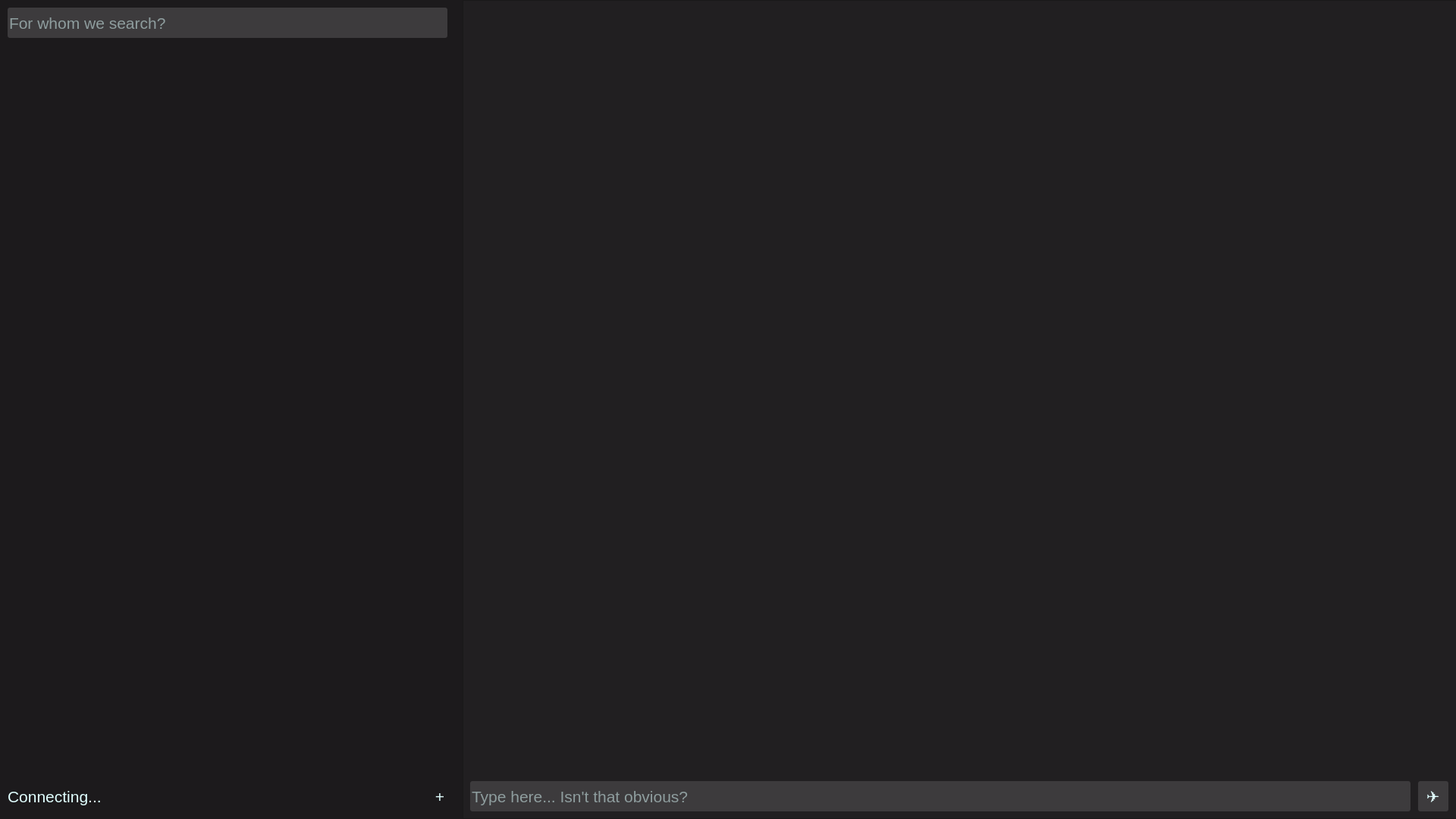
<?xml version="1.0" encoding="UTF-8"?>
<ui version="4.0">
 <class>MainWindow</class>
 <widget class="QMainWindow" name="MainWindow">
  <property name="geometry">
   <rect>
    <x>0</x>
    <y>0</y>
    <width>1920</width>
    <height>1080</height>
   </rect>
  </property>
  <property name="sizePolicy">
   <sizepolicy hsizetype="Preferred" vsizetype="Preferred">
    <horstretch>0</horstretch>
    <verstretch>0</verstretch>
   </sizepolicy>
  </property>
  <property name="font">
   <font>
    <pointsize>16</pointsize>
    <stylestrategy>PreferDefault</stylestrategy>
   </font>
  </property>
  <property name="contextMenuPolicy">
   <enum>Qt::NoContextMenu</enum>
  </property>
  <property name="windowTitle">
   <string>Jessenger</string>
  </property>
  <property name="styleSheet">
   <string notr="true">background-color: rgb(28, 26, 28);
color: rgb(224, 255, 255);</string>
  </property>
  <property name="documentMode">
   <bool>false</bool>
  </property>
  <property name="tabShape">
   <enum>QTabWidget::Rounded</enum>
  </property>
  <property name="unifiedTitleAndToolBarOnMac">
   <bool>false</bool>
  </property>
  <widget class="QWidget" name="centralwidget">
   <widget class="QStackedWidget" name="stackedWidget">
    <property name="geometry">
     <rect>
      <x>0</x>
      <y>0</y>
      <width>1920</width>
      <height>1080</height>
     </rect>
    </property>
    <property name="currentIndex">
     <number>3</number>
    </property>
    <widget class="QWidget" name="signPage">
     <widget class="QFrame" name="signWrap">
      <property name="geometry">
       <rect>
        <x>835</x>
        <y>435</y>
        <width>330</width>
        <height>180</height>
       </rect>
      </property>
      <property name="font">
       <font>
        <pointsize>9</pointsize>
        <stylestrategy>PreferDefault</stylestrategy>
       </font>
      </property>
      <property name="styleSheet">
       <string notr="true">background-color: rgb(43, 41, 43);
border-radius: 3px;</string>
      </property>
      <property name="frameShape">
       <enum>QFrame::StyledPanel</enum>
      </property>
      <property name="frameShadow">
       <enum>QFrame::Raised</enum>
      </property>
      <widget class="QLabel" name="signLabel">
       <property name="geometry">
        <rect>
         <x>0</x>
         <y>10</y>
         <width>330</width>
         <height>40</height>
        </rect>
       </property>
       <property name="font">
        <font>
         <pointsize>16</pointsize>
        </font>
       </property>
       <property name="text">
        <string>Hey! There's time to sign...</string>
       </property>
       <property name="alignment">
        <set>Qt::AlignCenter</set>
       </property>
      </widget>
      <widget class="QPushButton" name="goToSignInButton">
       <property name="geometry">
        <rect>
         <x>25</x>
         <y>60</y>
         <width>280</width>
         <height>50</height>
        </rect>
       </property>
       <property name="font">
        <font>
         <pointsize>16</pointsize>
        </font>
       </property>
       <property name="styleSheet">
        <string notr="true">background-color: rgb(61, 59, 61);
border-radius: 3px;
</string>
       </property>
       <property name="text">
        <string>in</string>
       </property>
      </widget>
      <widget class="QPushButton" name="goToSignUpButton">
       <property name="geometry">
        <rect>
         <x>25</x>
         <y>120</y>
         <width>280</width>
         <height>50</height>
        </rect>
       </property>
       <property name="font">
        <font>
         <pointsize>16</pointsize>
        </font>
       </property>
       <property name="styleSheet">
        <string notr="true">background-color: rgb(61, 59, 61);
border-radius: 3px;
</string>
       </property>
       <property name="text">
        <string>up</string>
       </property>
      </widget>
     </widget>
    </widget>
    <widget class="QWidget" name="signInFormPage">
     <widget class="QFrame" name="signInFormWrap">
      <property name="geometry">
       <rect>
        <x>810</x>
        <y>435</y>
        <width>300</width>
        <height>210</height>
       </rect>
      </property>
      <property name="font">
       <font>
        <pointsize>9</pointsize>
        <stylestrategy>PreferDefault</stylestrategy>
       </font>
      </property>
      <property name="styleSheet">
       <string notr="true">background-color: rgb(43, 41, 43);
border-radius: 3px;</string>
      </property>
      <property name="frameShape">
       <enum>QFrame::StyledPanel</enum>
      </property>
      <property name="frameShadow">
       <enum>QFrame::Raised</enum>
      </property>
      <widget class="QLabel" name="signInWelcomeLabel">
       <property name="geometry">
        <rect>
         <x>0</x>
         <y>10</y>
         <width>300</width>
         <height>40</height>
        </rect>
       </property>
       <property name="font">
        <font>
         <pointsize>16</pointsize>
        </font>
       </property>
       <property name="text">
        <string>Glad to see you again!</string>
       </property>
       <property name="alignment">
        <set>Qt::AlignCenter</set>
       </property>
      </widget>
      <widget class="QLineEdit" name="signInEmailLineEdit">
       <property name="geometry">
        <rect>
         <x>20</x>
         <y>60</y>
         <width>260</width>
         <height>40</height>
        </rect>
       </property>
       <property name="font">
        <font>
         <pointsize>16</pointsize>
        </font>
       </property>
       <property name="styleSheet">
        <string notr="true">background-color: rgb(61, 59, 61);</string>
       </property>
       <property name="text">
        <string/>
       </property>
       <property name="placeholderText">
        <string>E-mail</string>
       </property>
      </widget>
      <widget class="QLineEdit" name="signInPasswordLineEdit">
       <property name="geometry">
        <rect>
         <x>20</x>
         <y>110</y>
         <width>260</width>
         <height>40</height>
        </rect>
       </property>
       <property name="font">
        <font>
         <pointsize>16</pointsize>
        </font>
       </property>
       <property name="styleSheet">
        <string notr="true">background-color: rgb(61, 59, 61);</string>
       </property>
       <property name="inputMask">
        <string/>
       </property>
       <property name="text">
        <string/>
       </property>
       <property name="placeholderText">
        <string notr="true">Password</string>
       </property>
      </widget>
      <widget class="QPushButton" name="signInButton">
       <property name="geometry">
        <rect>
         <x>20</x>
         <y>160</y>
         <width>260</width>
         <height>40</height>
        </rect>
       </property>
       <property name="font">
        <font>
         <pointsize>16</pointsize>
        </font>
       </property>
       <property name="styleSheet">
        <string notr="true">background-color: rgb(71, 69, 71);
border-radius: 3px;
</string>
       </property>
       <property name="text">
        <string>Sign in</string>
       </property>
      </widget>
      <widget class="QLabel" name="signInWarning">
       <property name="geometry">
        <rect>
         <x>0</x>
         <y>210</y>
         <width>300</width>
         <height>200</height>
        </rect>
       </property>
       <property name="font">
        <font>
         <pointsize>16</pointsize>
        </font>
       </property>
       <property name="styleSheet">
        <string notr="true">color: rgb(170, 0, 0);</string>
       </property>
       <property name="text">
        <string/>
       </property>
       <property name="alignment">
        <set>Qt::AlignHCenter|Qt::AlignTop</set>
       </property>
       <property name="wordWrap">
        <bool>true</bool>
       </property>
      </widget>
     </widget>
     <widget class="QLabel" name="signInWaitingLabel">
      <property name="geometry">
       <rect>
        <x>860</x>
        <y>230</y>
        <width>200</width>
        <height>200</height>
       </rect>
      </property>
      <property name="text">
       <string/>
      </property>
      <property name="alignment">
       <set>Qt::AlignCenter</set>
      </property>
     </widget>
     <widget class="QPushButton" name="fromSignInToSignUpButton">
      <property name="geometry">
       <rect>
        <x>795</x>
        <y>10</y>
        <width>330</width>
        <height>40</height>
       </rect>
      </property>
      <property name="font">
       <font>
        <pointsize>16</pointsize>
       </font>
      </property>
      <property name="styleSheet">
       <string notr="true">background-color: rgb(28, 26, 28);
border: none;</string>
      </property>
      <property name="text">
       <string>Don't have an account yet?</string>
      </property>
     </widget>
    </widget>
    <widget class="QWidget" name="signUpFormPage">
     <widget class="QFrame" name="signUpFormWrap">
      <property name="geometry">
       <rect>
        <x>810</x>
        <y>410</y>
        <width>300</width>
        <height>260</height>
       </rect>
      </property>
      <property name="font">
       <font>
        <pointsize>9</pointsize>
        <stylestrategy>PreferDefault</stylestrategy>
       </font>
      </property>
      <property name="styleSheet">
       <string notr="true">background-color: rgb(43, 41, 43);
border-radius: 3px;</string>
      </property>
      <property name="frameShape">
       <enum>QFrame::StyledPanel</enum>
      </property>
      <property name="frameShadow">
       <enum>QFrame::Raised</enum>
      </property>
      <widget class="QLabel" name="signUpWelcomeLabel">
       <property name="geometry">
        <rect>
         <x>0</x>
         <y>10</y>
         <width>300</width>
         <height>40</height>
        </rect>
       </property>
       <property name="font">
        <font>
         <pointsize>16</pointsize>
        </font>
       </property>
       <property name="text">
        <string>Let's get acquainted!</string>
       </property>
       <property name="alignment">
        <set>Qt::AlignCenter</set>
       </property>
      </widget>
      <widget class="QLineEdit" name="signUpEmailLineEdit">
       <property name="geometry">
        <rect>
         <x>20</x>
         <y>110</y>
         <width>260</width>
         <height>40</height>
        </rect>
       </property>
       <property name="font">
        <font>
         <pointsize>16</pointsize>
        </font>
       </property>
       <property name="styleSheet">
        <string notr="true">background-color: rgb(61, 59, 61);</string>
       </property>
       <property name="text">
        <string/>
       </property>
       <property name="placeholderText">
        <string>E-mail</string>
       </property>
      </widget>
      <widget class="QLineEdit" name="signUpPasswordLineEdit">
       <property name="geometry">
        <rect>
         <x>20</x>
         <y>160</y>
         <width>260</width>
         <height>40</height>
        </rect>
       </property>
       <property name="font">
        <font>
         <pointsize>16</pointsize>
        </font>
       </property>
       <property name="styleSheet">
        <string notr="true">background-color: rgb(61, 59, 61);</string>
       </property>
       <property name="text">
        <string/>
       </property>
       <property name="placeholderText">
        <string>Password</string>
       </property>
      </widget>
      <widget class="QLineEdit" name="signUpUsernameLineEdit">
       <property name="geometry">
        <rect>
         <x>20</x>
         <y>60</y>
         <width>260</width>
         <height>40</height>
        </rect>
       </property>
       <property name="font">
        <font>
         <pointsize>16</pointsize>
        </font>
       </property>
       <property name="styleSheet">
        <string notr="true">background-color: rgb(61, 59, 61);
</string>
       </property>
       <property name="text">
        <string/>
       </property>
       <property name="placeholderText">
        <string>Username</string>
       </property>
      </widget>
      <widget class="QPushButton" name="signUpButton">
       <property name="geometry">
        <rect>
         <x>20</x>
         <y>210</y>
         <width>260</width>
         <height>40</height>
        </rect>
       </property>
       <property name="font">
        <font>
         <pointsize>16</pointsize>
        </font>
       </property>
       <property name="styleSheet">
        <string notr="true">background-color: rgb(71, 69, 71);
border-radius: 3px;
</string>
       </property>
       <property name="text">
        <string>Sign up</string>
       </property>
      </widget>
      <widget class="QLabel" name="signUpWarning">
       <property name="geometry">
        <rect>
         <x>0</x>
         <y>260</y>
         <width>300</width>
         <height>200</height>
        </rect>
       </property>
       <property name="font">
        <font>
         <pointsize>16</pointsize>
        </font>
       </property>
       <property name="styleSheet">
        <string notr="true">color: rgb(170, 0, 0);</string>
       </property>
       <property name="text">
        <string/>
       </property>
       <property name="alignment">
        <set>Qt::AlignHCenter|Qt::AlignTop</set>
       </property>
       <property name="wordWrap">
        <bool>true</bool>
       </property>
      </widget>
     </widget>
     <widget class="QLabel" name="signUpWaitingLabel">
      <property name="geometry">
       <rect>
        <x>860</x>
        <y>200</y>
        <width>200</width>
        <height>200</height>
       </rect>
      </property>
      <property name="text">
       <string/>
      </property>
      <property name="alignment">
       <set>Qt::AlignCenter</set>
      </property>
     </widget>
     <widget class="QPushButton" name="fromSignUpToSignInButton">
      <property name="geometry">
       <rect>
        <x>810</x>
        <y>10</y>
        <width>300</width>
        <height>40</height>
       </rect>
      </property>
      <property name="font">
       <font>
        <pointsize>16</pointsize>
       </font>
      </property>
      <property name="styleSheet">
       <string notr="true">background-color: rgb(28, 26, 28);
border: none;</string>
      </property>
      <property name="text">
       <string>Already have an account?</string>
      </property>
     </widget>
    </widget>
    <widget class="QWidget" name="homePage">
     <widget class="QLineEdit" name="findUserLineEdit">
      <property name="geometry">
       <rect>
        <x>10</x>
        <y>10</y>
        <width>580</width>
        <height>40</height>
       </rect>
      </property>
      <property name="font">
       <font>
        <pointsize>16</pointsize>
       </font>
      </property>
      <property name="styleSheet">
       <string notr="true">background-color: rgb(61, 59, 61);
border-radius: 3px;
</string>
      </property>
      <property name="text">
       <string/>
      </property>
      <property name="placeholderText">
       <string>For whom we search?</string>
      </property>
     </widget>
     <widget class="QLabel" name="connectionStatement">
      <property name="geometry">
       <rect>
        <x>10</x>
        <y>1030</y>
        <width>540</width>
        <height>40</height>
       </rect>
      </property>
      <property name="font">
       <font>
        <pointsize>16</pointsize>
       </font>
      </property>
      <property name="styleSheet">
       <string notr="true"/>
      </property>
      <property name="text">
       <string>Connecting...</string>
      </property>
      <property name="alignment">
       <set>Qt::AlignLeading|Qt::AlignLeft|Qt::AlignVCenter</set>
      </property>
     </widget>
     <widget class="QFrame" name="workspaceFrame">
      <property name="geometry">
       <rect>
        <x>610</x>
        <y>0</y>
        <width>1700</width>
        <height>1080</height>
       </rect>
      </property>
      <property name="font">
       <font>
        <pointsize>14</pointsize>
       </font>
      </property>
      <property name="styleSheet">
       <string notr="true">background-color: rgb(33, 31, 33);</string>
      </property>
      <property name="frameShape">
       <enum>QFrame::StyledPanel</enum>
      </property>
      <property name="frameShadow">
       <enum>QFrame::Raised</enum>
      </property>
      <widget class="QLineEdit" name="messageLineEdit">
       <property name="geometry">
        <rect>
         <x>10</x>
         <y>1030</y>
         <width>1240</width>
         <height>40</height>
        </rect>
       </property>
       <property name="font">
        <font>
         <pointsize>16</pointsize>
        </font>
       </property>
       <property name="styleSheet">
        <string notr="true">background-color: rgb(61, 59, 61);
border-radius: 3px;
</string>
       </property>
       <property name="text">
        <string/>
       </property>
       <property name="placeholderText">
        <string>Type here... Isn't that obvious?</string>
       </property>
      </widget>
      <widget class="QPushButton" name="sendMessageButton">
       <property name="enabled">
        <bool>false</bool>
       </property>
       <property name="geometry">
        <rect>
         <x>1260</x>
         <y>1030</y>
         <width>40</width>
         <height>40</height>
        </rect>
       </property>
       <property name="font">
        <font>
         <pointsize>16</pointsize>
        </font>
       </property>
       <property name="styleSheet">
        <string notr="true">background-color: rgb(61, 59, 61);
border-radius: 3px;</string>
       </property>
       <property name="text">
        <string>✈</string>
       </property>
      </widget>
      <widget class="QLabel" name="currentChatName">
       <property name="geometry">
        <rect>
         <x>10</x>
         <y>10</y>
         <width>1290</width>
         <height>40</height>
        </rect>
       </property>
       <property name="font">
        <font>
         <pointsize>16</pointsize>
        </font>
       </property>
       <property name="text">
        <string/>
       </property>
      </widget>
      <widget class="QScrollArea" name="messagesScrollArea">
       <property name="geometry">
        <rect>
         <x>10</x>
         <y>60</y>
         <width>1290</width>
         <height>960</height>
        </rect>
       </property>
       <property name="styleSheet">
        <string notr="true">border: none;</string>
       </property>
       <property name="verticalScrollBarPolicy">
        <enum>Qt::ScrollBarAsNeeded</enum>
       </property>
       <property name="horizontalScrollBarPolicy">
        <enum>Qt::ScrollBarAlwaysOff</enum>
       </property>
       <property name="sizeAdjustPolicy">
        <enum>QAbstractScrollArea::AdjustToContents</enum>
       </property>
       <property name="widgetResizable">
        <bool>true</bool>
       </property>
       <widget class="QWidget" name="messagesContainer">
        <property name="geometry">
         <rect>
          <x>0</x>
          <y>0</y>
          <width>1290</width>
          <height>960</height>
         </rect>
        </property>
        <widget class="QWidget" name="verticalLayoutWidget_2">
         <property name="geometry">
          <rect>
           <x>0</x>
           <y>0</y>
           <width>1291</width>
           <height>961</height>
          </rect>
         </property>
         <layout class="QVBoxLayout" name="messages">
          <property name="spacing">
           <number>10</number>
          </property>
         </layout>
        </widget>
       </widget>
      </widget>
      <zorder>messageLineEdit</zorder>
      <zorder>currentChatName</zorder>
      <zorder>messagesScrollArea</zorder>
      <zorder>sendMessageButton</zorder>
     </widget>
     <widget class="QScrollArea" name="chatsScrollArea">
      <property name="geometry">
       <rect>
        <x>10</x>
        <y>60</y>
        <width>580</width>
        <height>960</height>
       </rect>
      </property>
      <property name="styleSheet">
       <string notr="true">border: none;</string>
      </property>
      <property name="verticalScrollBarPolicy">
       <enum>Qt::ScrollBarAlwaysOff</enum>
      </property>
      <property name="horizontalScrollBarPolicy">
       <enum>Qt::ScrollBarAlwaysOff</enum>
      </property>
      <property name="widgetResizable">
       <bool>true</bool>
      </property>
      <widget class="QWidget" name="chatsContainer">
       <property name="geometry">
        <rect>
         <x>0</x>
         <y>0</y>
         <width>580</width>
         <height>960</height>
        </rect>
       </property>
       <widget class="QWidget" name="verticalLayoutWidget">
        <property name="geometry">
         <rect>
          <x>0</x>
          <y>0</y>
          <width>581</width>
          <height>991</height>
         </rect>
        </property>
        <layout class="QVBoxLayout" name="chats">
         <property name="spacing">
          <number>0</number>
         </property>
        </layout>
       </widget>
      </widget>
     </widget>
     <widget class="QPushButton" name="goToCreateGroupPageButton">
      <property name="enabled">
       <bool>true</bool>
      </property>
      <property name="geometry">
       <rect>
        <x>560</x>
        <y>1030</y>
        <width>40</width>
        <height>40</height>
       </rect>
      </property>
      <property name="font">
       <font>
        <pointsize>16</pointsize>
       </font>
      </property>
      <property name="styleSheet">
       <string notr="true">background-color: rgb(28, 26, 28);
border: none;</string>
      </property>
      <property name="text">
       <string>+</string>
      </property>
     </widget>
    </widget>
    <widget class="QWidget" name="confirmEmailPage">
     <widget class="QLabel" name="confirmEmailPictureLabel">
      <property name="geometry">
       <rect>
        <x>675</x>
        <y>225</y>
        <width>570</width>
        <height>480</height>
       </rect>
      </property>
      <property name="font">
       <font>
        <pointsize>72</pointsize>
       </font>
      </property>
      <property name="focusPolicy">
       <enum>Qt::NoFocus</enum>
      </property>
      <property name="text">
       <string/>
      </property>
      <property name="pixmap">
       <pixmap>../build-jessenger-Desktop_Qt_5_15_2_MinGW_64_bit-Release/assets/confirm_email.svg</pixmap>
      </property>
      <property name="scaledContents">
       <bool>true</bool>
      </property>
      <property name="alignment">
       <set>Qt::AlignCenter</set>
      </property>
      <property name="wordWrap">
       <bool>true</bool>
      </property>
     </widget>
     <widget class="QPushButton" name="backToSignButton">
      <property name="enabled">
       <bool>true</bool>
      </property>
      <property name="geometry">
       <rect>
        <x>1870</x>
        <y>10</y>
        <width>40</width>
        <height>40</height>
       </rect>
      </property>
      <property name="font">
       <font>
        <pointsize>16</pointsize>
       </font>
      </property>
      <property name="styleSheet">
       <string notr="true">background-color: rgb(28, 26, 28);
border: none;</string>
      </property>
      <property name="text">
       <string>←</string>
      </property>
     </widget>
     <widget class="QLabel" name="confirmEmailTextLabel">
      <property name="geometry">
       <rect>
        <x>610</x>
        <y>710</y>
        <width>700</width>
        <height>150</height>
       </rect>
      </property>
      <property name="font">
       <font>
        <pointsize>24</pointsize>
       </font>
      </property>
      <property name="text">
       <string>Now we need to check your email. Please follow the instructions in the letter.</string>
      </property>
      <property name="alignment">
       <set>Qt::AlignCenter</set>
      </property>
      <property name="wordWrap">
       <bool>true</bool>
      </property>
     </widget>
    </widget>
    <widget class="QWidget" name="createGroupPage">
     <widget class="QFrame" name="createGroupWrap">
      <property name="geometry">
       <rect>
        <x>800</x>
        <y>430</y>
        <width>320</width>
        <height>210</height>
       </rect>
      </property>
      <property name="font">
       <font>
        <pointsize>9</pointsize>
        <stylestrategy>PreferDefault</stylestrategy>
       </font>
      </property>
      <property name="styleSheet">
       <string notr="true">background-color: rgb(43, 41, 43);
border-radius: 3px;</string>
      </property>
      <property name="frameShape">
       <enum>QFrame::StyledPanel</enum>
      </property>
      <property name="frameShadow">
       <enum>QFrame::Raised</enum>
      </property>
      <widget class="QLabel" name="createGroupLabel">
       <property name="geometry">
        <rect>
         <x>0</x>
         <y>10</y>
         <width>320</width>
         <height>40</height>
        </rect>
       </property>
       <property name="font">
        <font>
         <pointsize>16</pointsize>
        </font>
       </property>
       <property name="text">
        <string>Create a new group. Now!</string>
       </property>
       <property name="alignment">
        <set>Qt::AlignCenter</set>
       </property>
      </widget>
      <widget class="QPushButton" name="createGroupButton">
       <property name="geometry">
        <rect>
         <x>9</x>
         <y>110</y>
         <width>300</width>
         <height>40</height>
        </rect>
       </property>
       <property name="font">
        <font>
         <pointsize>16</pointsize>
        </font>
       </property>
       <property name="styleSheet">
        <string notr="true">background-color: rgb(61, 59, 61);
border-radius: 3px;
</string>
       </property>
       <property name="text">
        <string>Create</string>
       </property>
      </widget>
      <widget class="QLineEdit" name="groupNameLineEdit">
       <property name="geometry">
        <rect>
         <x>10</x>
         <y>60</y>
         <width>300</width>
         <height>40</height>
        </rect>
       </property>
       <property name="font">
        <font>
         <pointsize>16</pointsize>
        </font>
       </property>
       <property name="styleSheet">
        <string notr="true">background-color: rgb(61, 59, 61);
</string>
       </property>
       <property name="text">
        <string/>
       </property>
       <property name="alignment">
        <set>Qt::AlignLeading|Qt::AlignLeft|Qt::AlignVCenter</set>
       </property>
       <property name="placeholderText">
        <string>Group name</string>
       </property>
      </widget>
      <widget class="QPushButton" name="createGroupGoBackButton">
       <property name="geometry">
        <rect>
         <x>10</x>
         <y>160</y>
         <width>300</width>
         <height>40</height>
        </rect>
       </property>
       <property name="font">
        <font>
         <pointsize>14</pointsize>
        </font>
       </property>
       <property name="styleSheet">
        <string notr="true">background-color: rgb(43, 41, 43);
border: none;
</string>
       </property>
       <property name="text">
        <string>Or go back</string>
       </property>
      </widget>
      <widget class="QLabel" name="createGroupWarning">
       <property name="geometry">
        <rect>
         <x>0</x>
         <y>200</y>
         <width>320</width>
         <height>200</height>
        </rect>
       </property>
       <property name="font">
        <font>
         <pointsize>16</pointsize>
        </font>
       </property>
       <property name="styleSheet">
        <string notr="true">color: rgb(170, 0, 0);</string>
       </property>
       <property name="text">
        <string/>
       </property>
       <property name="alignment">
        <set>Qt::AlignHCenter|Qt::AlignTop</set>
       </property>
      </widget>
     </widget>
     <widget class="QLabel" name="createGroupWaitingLabel">
      <property name="geometry">
       <rect>
        <x>860</x>
        <y>220</y>
        <width>200</width>
        <height>200</height>
       </rect>
      </property>
      <property name="text">
       <string/>
      </property>
      <property name="alignment">
       <set>Qt::AlignCenter</set>
      </property>
     </widget>
    </widget>
   </widget>
  </widget>
 </widget>
 <resources/>
 <connections/>
</ui>
